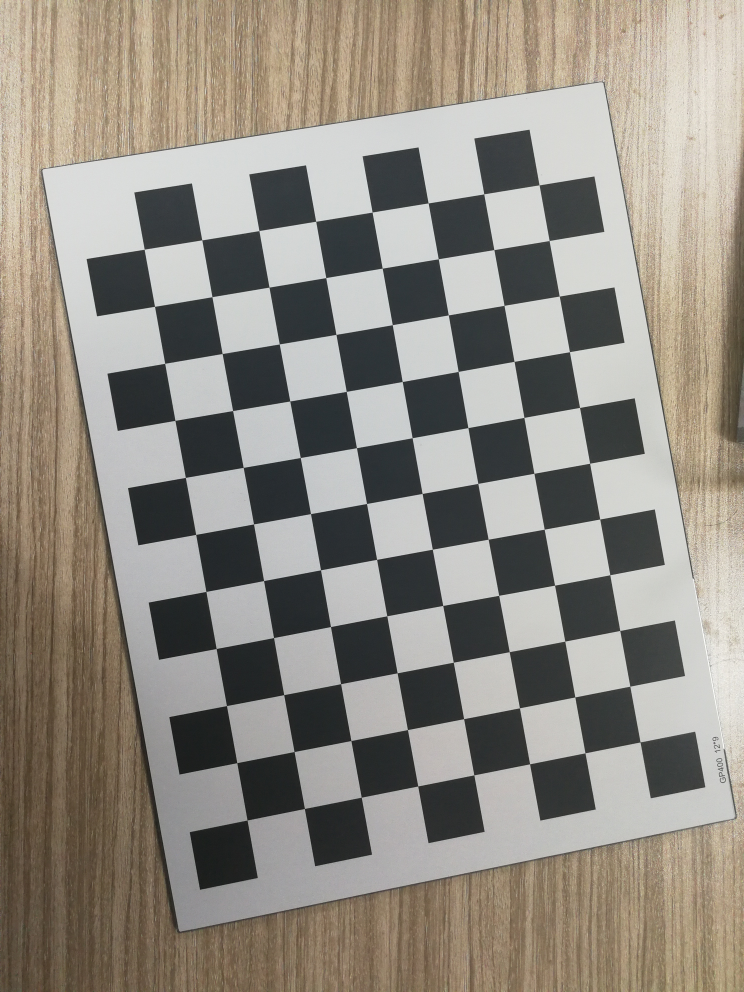
#> input picture image/1.jpg, 2976 x 3968 px, given in place of the camera (shown at 1/4 size)
$ python camera_to_depth.py   (older library calls are emulated)
#> lines starting #> are read from the running program, lines starting #| are printed output that depends on the picture
# -*- coding: utf-8 -*-
"""
 author: weihuan
 date: 2020/9/12  19:12
"""
import numpy as np
import cv2
import camera_configs

cv2.namedWindow("left")
cv2.namedWindow("right")
cv2.namedWindow("depth")
cv2.moveWindow("left", 0, 0)
cv2.moveWindow("right", 600, 0)
cv2.createTrackbar("num", "depth", 0, 10, lambda x: None)
cv2.createTrackbar("blockSize", "depth", 5, 255, lambda x: None)
camera1 = cv2.VideoCapture(0)
camera2 = cv2.VideoCapture(1)


# 添加点击事件，打印当前点的距离
def callbackFunc (e, x, y, f, p):
    if e == cv2.EVENT_LBUTTONDOWN:
        print(threeD[y][x])


cv2.setMouseCallback("depth", callbackFunc, None)

while True:
    ret1, frame1 = camera1.read()
#> frame1 is the input picture: shape (3968, 2976, 3); mean B, G, R 130, 139.3, 145
    ret2, frame2 = camera2.read()

    if not ret1 or not ret2:
        break

    # 根据更正map对图片进行重构
    img1_rectified = cv2.remap(frame1, camera_configs.left_map1, camera_configs.left_map2, cv2.INTER_LINEAR)
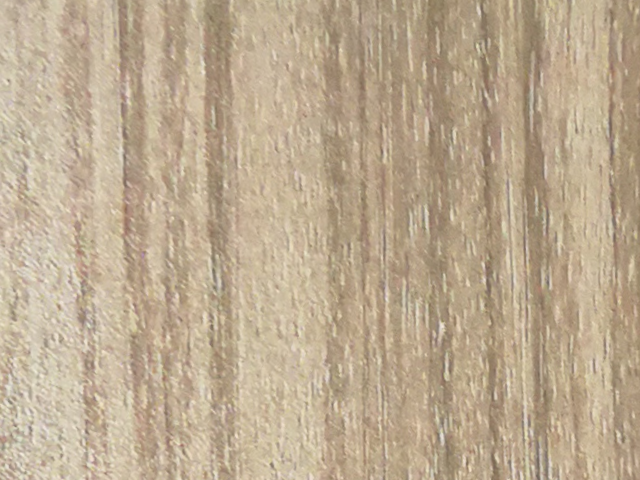
#> img1_rectified: shape (480, 640, 3); mean B, G, R 144.7, 170.3, 188.6
    img2_rectified = cv2.remap(frame2, camera_configs.right_map1, camera_configs.right_map2, cv2.INTER_LINEAR)
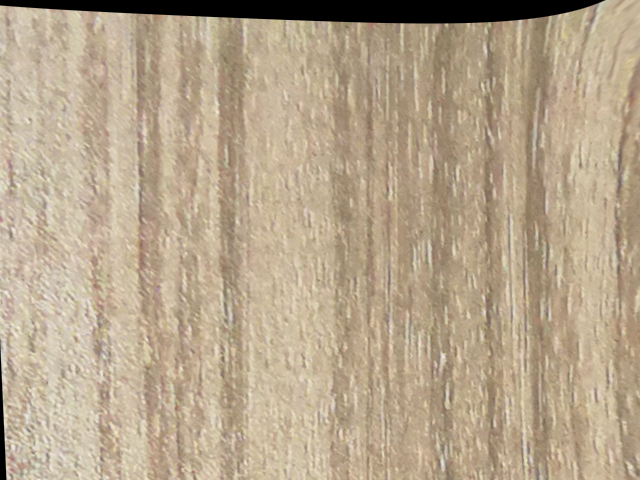
#> img2_rectified: shape (480, 640, 3); mean B, G, R 140.2, 164.8, 182.3

    # 将图片置为灰度图，为StereoBM作准备
    imgL = cv2.cvtColor(img1_rectified, cv2.COLOR_BGR2GRAY)
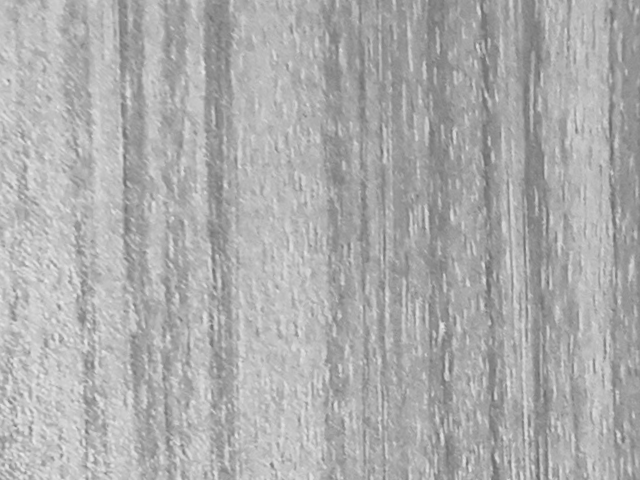
#> imgL: shape (480, 640); min 102, max 236, mean 172.8
    imgR = cv2.cvtColor(img2_rectified, cv2.COLOR_BGR2GRAY)
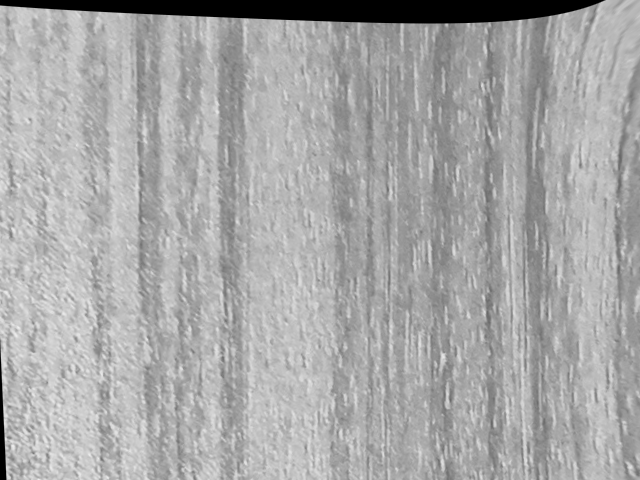
#> imgR: shape (480, 640); min 0, max 240, mean 167.2

    # 两个trackbar用来调节不同的参数查看效果
    num = cv2.getTrackbarPos("num", "depth")
    blockSize = cv2.getTrackbarPos("blockSize", "depth")
    if blockSize % 2 == 0:
        blockSize += 1
    if blockSize < 5:
        blockSize = 5

    # 根据Block Maching方法生成差异图（opencv里也提供了SGBM/Semi-Global Block Matching算法，有兴趣可以试试）
    stereo = cv2.StereoBM_create(numDisparities = 16 * num, blockSize = blockSize)
    disparity = stereo.compute(imgL, imgR)
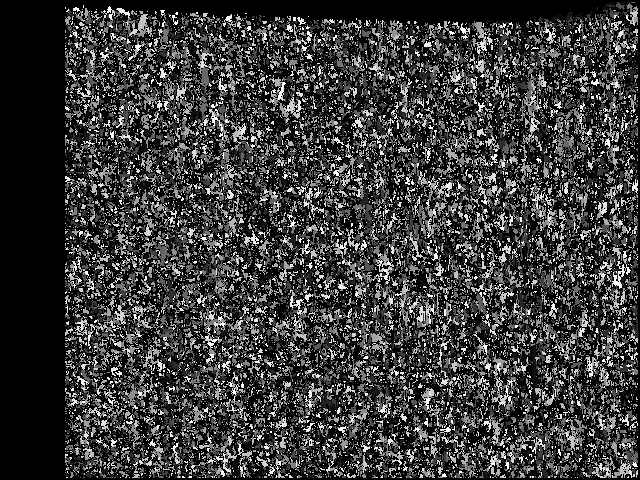
#> disparity: shape (480, 640) int16; min -16, max 1008, mean 219; drawn with min black and max white

    disp = cv2.normalize(disparity, disparity, alpha = 0, beta = 255, norm_type = cv2.NORM_MINMAX, dtype = cv2.CV_8U)
    # 将图片扩展至3d空间中，其z方向的值则为当前的距离
    threeD = cv2.reprojectImageTo3D(disparity.astype(np.float32) / 16., camera_configs.Q)
#> threeD: shape (480, 640, 3) float32; 0.78% of the values are NaN or infinite; the others: min -61382.5, max 122765.1, mean -7631.5

    cv2.imshow("left", img1_rectified)
    cv2.imshow("right", img2_rectified)
    cv2.imshow("depth", disp)

    key = cv2.waitKey(1)
#> (key q is pressed here)
    if key == ord("q"):
        break
    elif key == ord("s"):
        cv2.imwrite("./snapshot/BM_left.jpg", imgL)
        cv2.imwrite("./snapshot/BM_right.jpg", imgR)
        cv2.imwrite("./snapshot/BM_depth.jpg", disp)

camera1.release()
camera2.release()
cv2.destroyAllWindows()

$ run again, on image/2.jpg
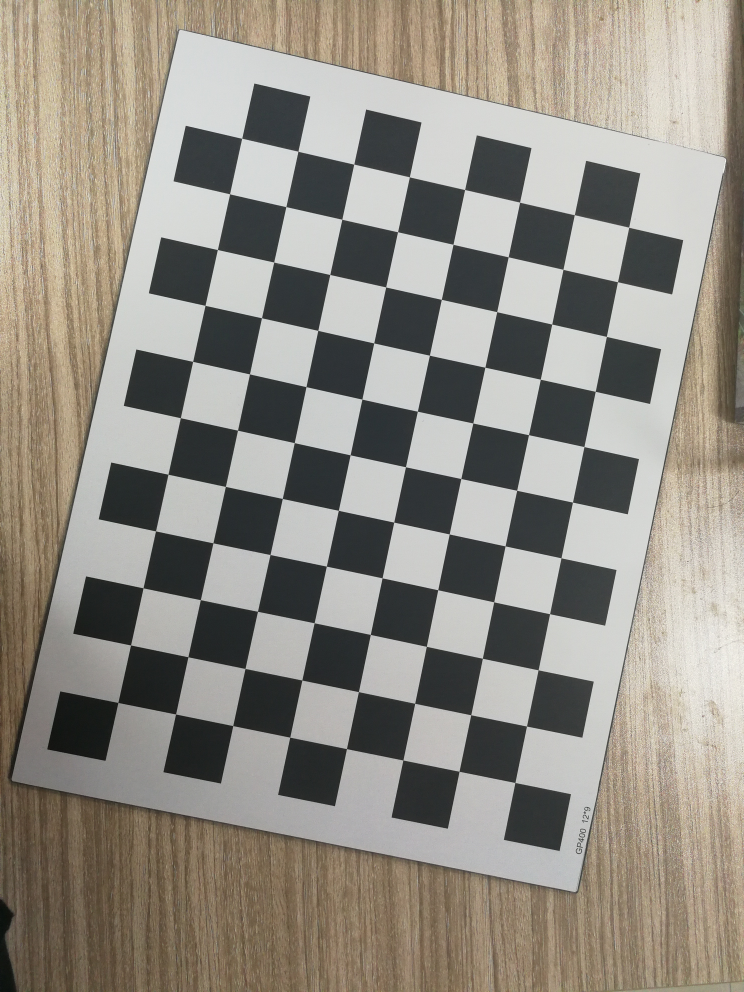
#> input picture image/2.jpg, 2976 x 3968 px, given in place of the camera (shown at 1/4 size)
#> frame1 is the input picture: shape (3968, 2976, 3); mean B, G, R 131.6, 140.8, 145.8
#> `imgR = cv2.cvtColor(img2_rectified, cv2.COLOR_BGR2GRAY)`:
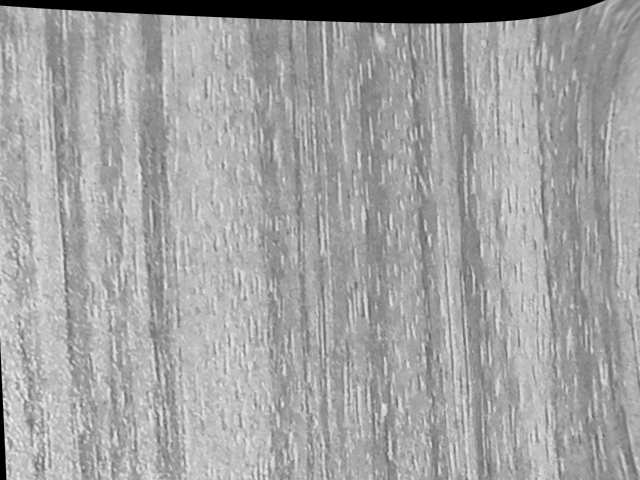
#> imgR: shape (480, 640); min 0, max 240, mean 161.8
#> `disparity = stereo.compute(imgL, imgR)`:
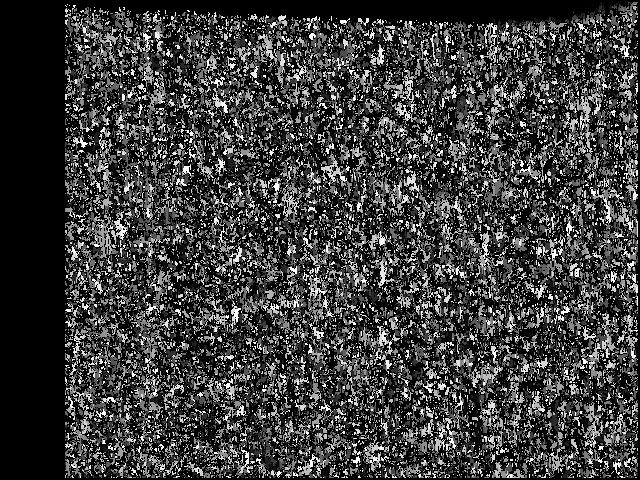
#> disparity: shape (480, 640) int16; min -16, max 1008, mean 227; drawn with min black and max white
#> threeD: shape (480, 640, 3) float32; 0.76% of the values are NaN or infinite; the others: min -61382.5, max 122765.1, mean -7474.3

$ run again, on image/3.jpg
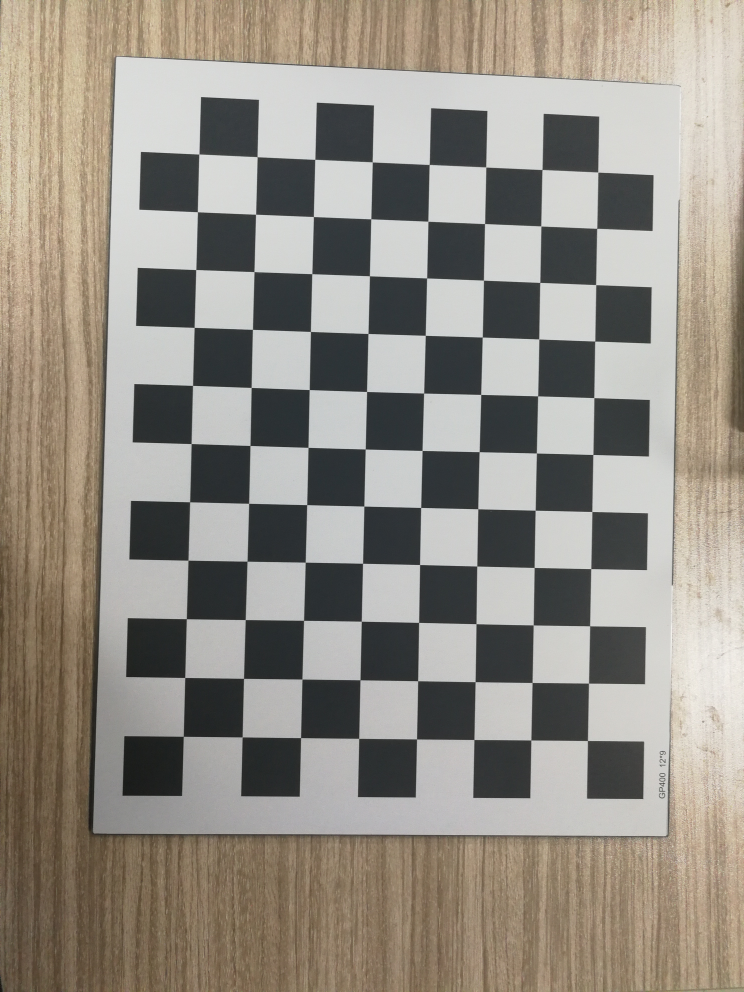
#> input picture image/3.jpg, 2976 x 3968 px, given in place of the camera (shown at 1/4 size)
#> frame1 is the input picture: shape (3968, 2976, 3); mean B, G, R 132.5, 141.9, 147.9
#> `imgR = cv2.cvtColor(img2_rectified, cv2.COLOR_BGR2GRAY)`:
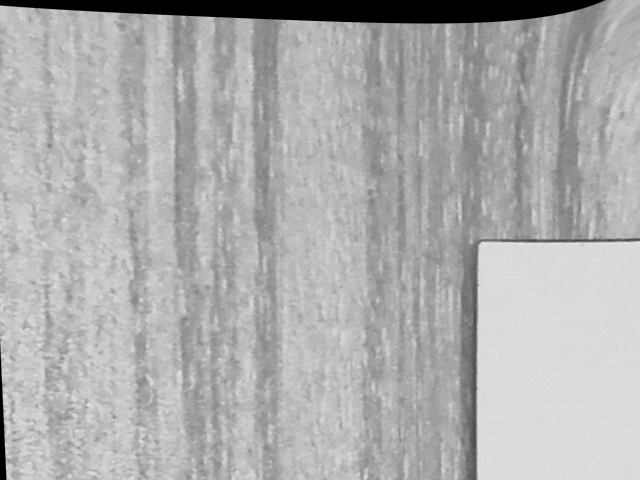
#> imgR: shape (480, 640); min 0, max 230, mean 174.1
#> `disparity = stereo.compute(imgL, imgR)`:
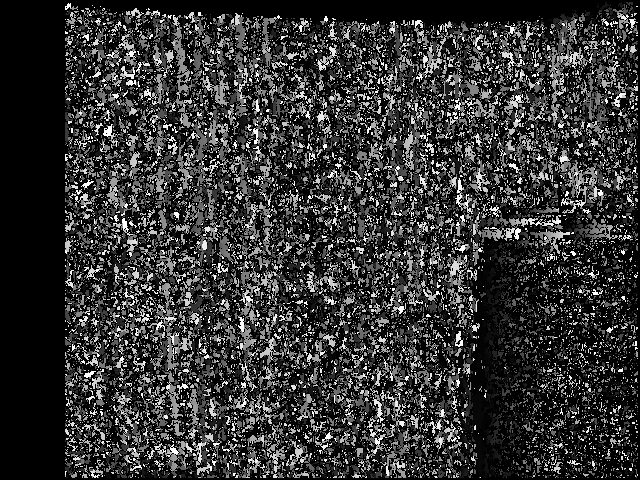
#> disparity: shape (480, 640) int16; min -16, max 1008, mean 196; drawn with min black and max white
#> threeD: shape (480, 640, 3) float32; 1.31% of the values are NaN or infinite; the others: min -61382.5, max 122765.1, mean -8353.1

$ run again, on image/4.jpg
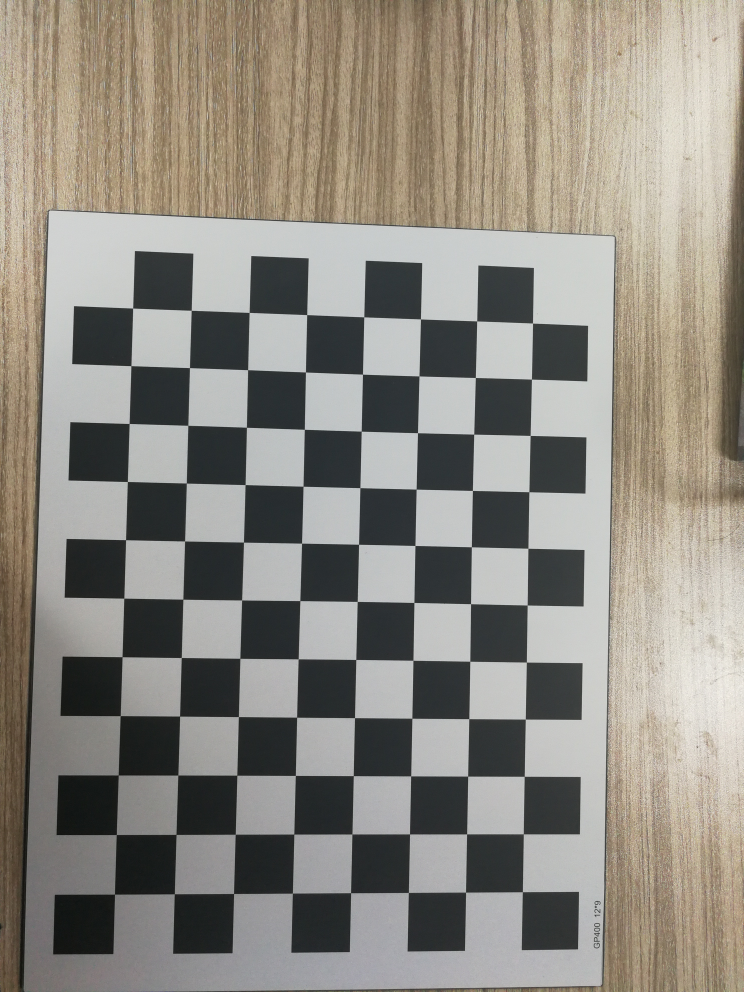
#> input picture image/4.jpg, 2976 x 3968 px, given in place of the camera (shown at 1/4 size)
#> frame1 is the input picture: shape (3968, 2976, 3); mean B, G, R 129, 137.7, 142.3
#> `imgR = cv2.cvtColor(img2_rectified, cv2.COLOR_BGR2GRAY)`:
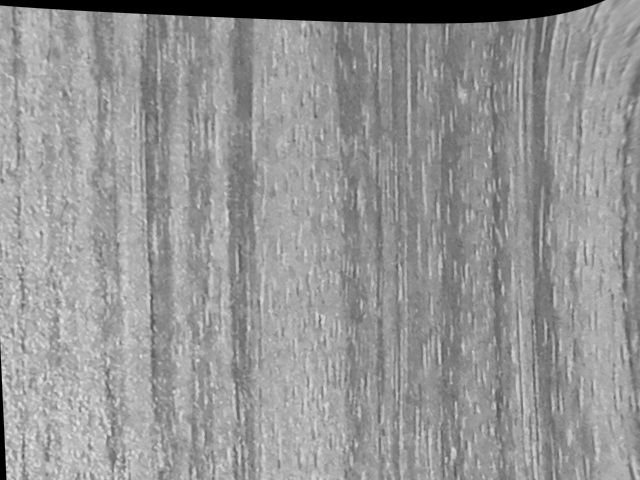
#> imgR: shape (480, 640); min 0, max 232, mean 148.6
#> `disparity = stereo.compute(imgL, imgR)`:
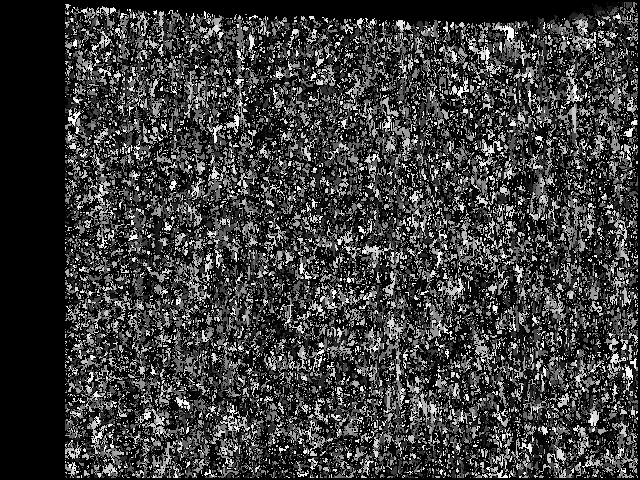
#> disparity: shape (480, 640) int16; min -16, max 1008, mean 224.8; drawn with min black and max white
#> threeD: shape (480, 640, 3) float32; 0.89% of the values are NaN or infinite; the others: min -61382.5, max 122765.1, mean -7477.3
